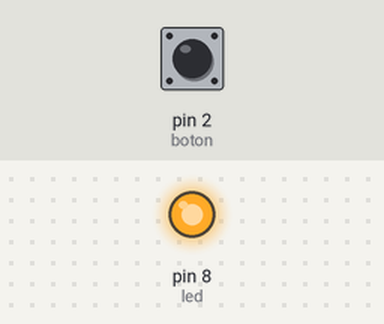
Bench run of a sketch on a simulated Arduino Uno, built with avr-gcc and run on an emulated ATmega328P. Shown: output pins drawn as LEDs (lit = HIGH). Inputs (shaded band) come from the test bench; at power-on: pin 2 (boton) LOW.

Above: at 0.05 s.
Timing chart, 0 to 3.0 s (numbered marks = the images above):
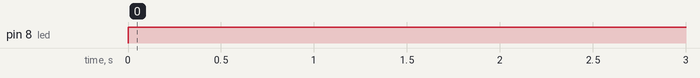

The sketch:

interrupciones.ino
```cpp
int boton =2;

int led = 8;
volatile int cont = 1000;

void setup() {
  pinMode(led,OUTPUT);
  pinMode(boton,INPUT);
  Serial.begin(9600);
  attachInterrupt(digitalPinToInterrupt(boton),sensor,RISING);

}

void loop() {
  digitalWrite(led,HIGH);
  delay(cont);
  digitalWrite(led,LOW);
  if(cont < 100){
    cont = 1000;
  }

}
void sensor(){
  cont = cont -100;
}
```

Measured:
- by itself, pin 8 (led): LOW → HIGH at 0.00 s
